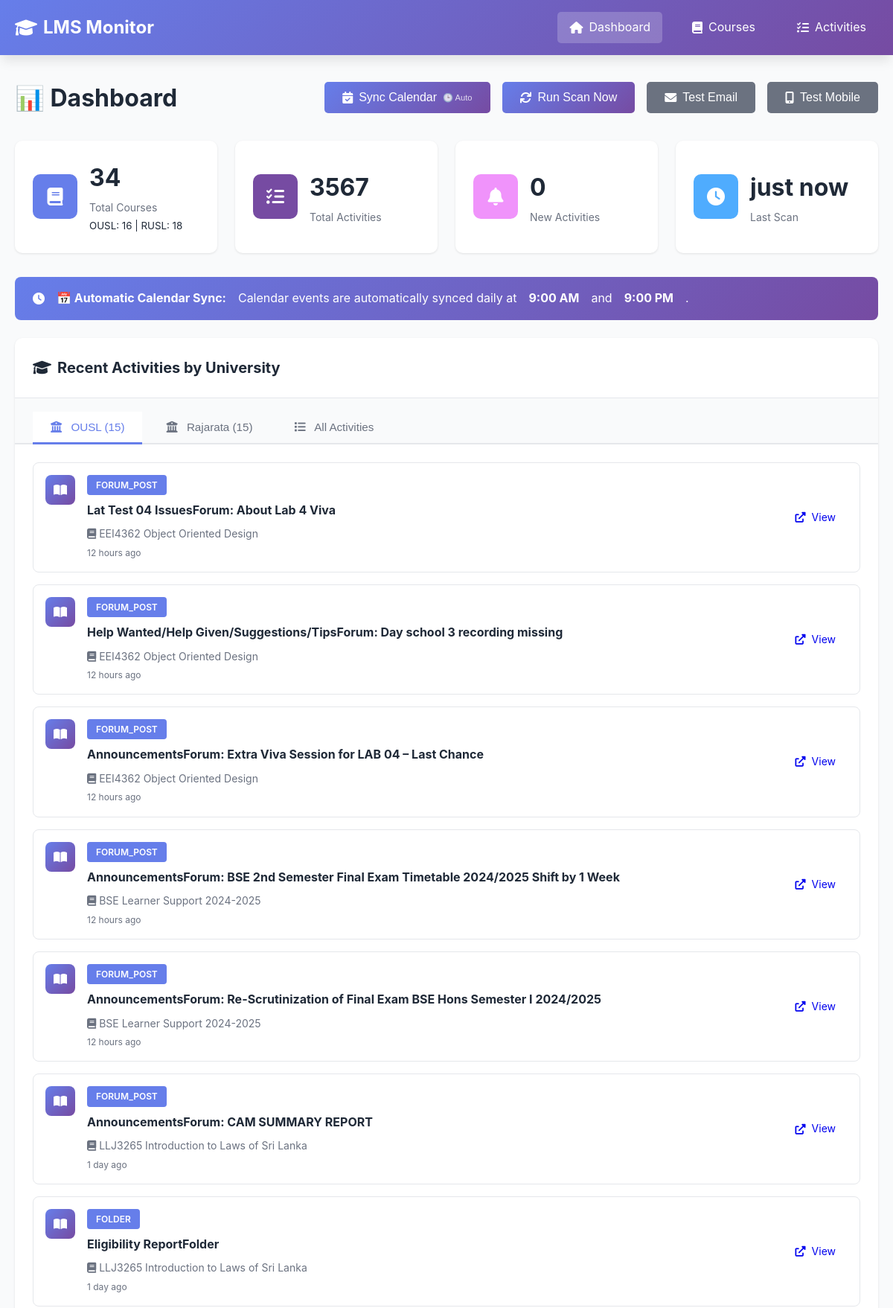
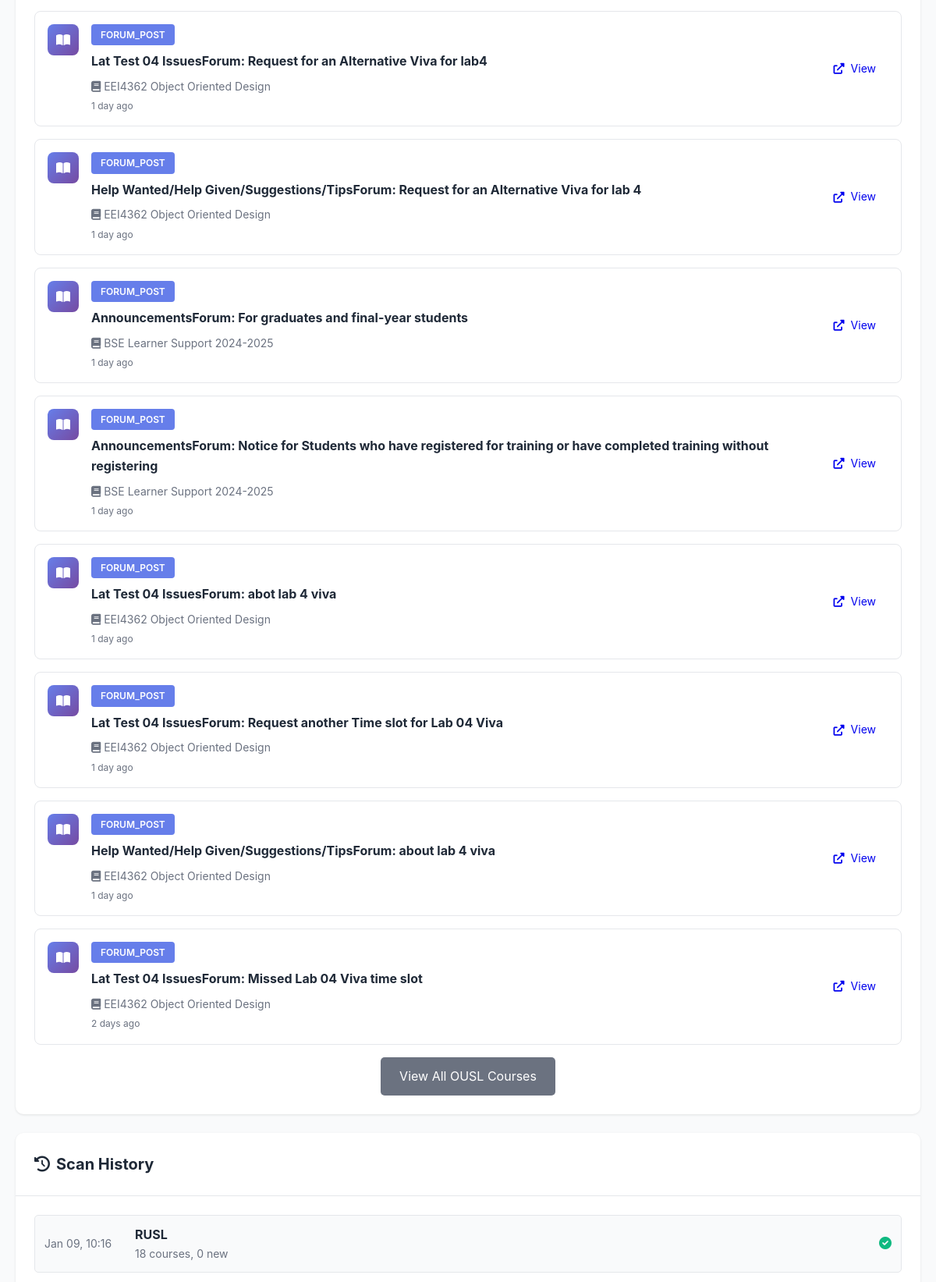
The page / (upper part) on the database its author committed (2 pictures, top to bottom).
### tables this page shows
CREATE TABLE scan_history (
                id INTEGER PRIMARY KEY AUTOINCREMENT,
                lms_name TEXT NOT NULL,
                scan_time TIMESTAMP DEFAULT CURRENT_TIMESTAMP,
                courses_found INTEGER,
                activities_found INTEGER,
                new_activities INTEGER,
                status TEXT,
                error_message TEXT
            );

CREATE TABLE activities (
                id INTEGER PRIMARY KEY AUTOINCREMENT,
                activity_id TEXT UNIQUE NOT NULL,
                course_id TEXT NOT NULL,
                activity_type TEXT NOT NULL,
                title TEXT NOT NULL,
                description TEXT,
                url TEXT,
                deadline TIMESTAMP,
                first_seen TIMESTAMP DEFAULT CURRENT_TIMESTAMP,
                is_new BOOLEAN DEFAULT 1,
                metadata TEXT,
                FOREIGN KEY (course_id) REFERENCES courses(course_id)
            );

CREATE TABLE courses (
                id INTEGER PRIMARY KEY AUTOINCREMENT,
                course_id TEXT UNIQUE NOT NULL,
                lms_name TEXT NOT NULL,
                course_name TEXT NOT NULL,
                course_url TEXT,
                first_seen TIMESTAMP DEFAULT CURRENT_TIMESTAMP,
                last_checked TIMESTAMP DEFAULT CURRENT_TIMESTAMP
            );

### app.py (the view, shortened to what this page needs)
@app.route('/')
def index():
    stats = db.get_stats()
    recent_activities = db.get_recent_activities(limit=20)
    scan_history = db.get_scan_history(limit=10)
    ousl_activities = db.get_activities_by_lms('OUSL', limit=15)
    rusl_activities = db.get_activities_by_lms('RUSL', limit=15)
    upcoming_deadlines = db.get_all_upcoming_deadlines(days_ahead=365)
    import re
    is_render = os.getenv('RENDER') is not None or os.getenv('RAILWAY_ENVIRONMENT') is not None
    return render_template('index.html',
                          stats=stats,
                          recent_activities=recent_activities,
                          ousl_activities=ousl_activities,
                          rusl_activities=rusl_activities,
                          upcoming_deadlines=upcoming_deadlines,
                          scan_history=scan_history,
                          is_render=is_render)

### app.py (called while the page is built)
@app.template_filter('datetime')
def format_datetime(value, format='%Y-%m-%d %H:%M:%S'):
    if value is None:
        return ''
    if isinstance(value, str):
        try:
            value = datetime.fromisoformat(value.replace('Z', '+00:00'))
        except:
            return value
    if value.tzinfo is None:
        from datetime import timezone
        value = value.replace(tzinfo=timezone.utc)
    from datetime import timezone, timedelta
    colombo_tz = timezone(timedelta(hours=5, minutes=30))
    local_time = value.astimezone(colombo_tz)
    return local_time.strftime(format)

### database.py (called while the page is built)
    def get_connection(self):
        return sqlite3.connect(self.db_path)

    def get_recent_activities(self, limit: int = 50) -> List[Dict[str, Any]]:
        conn = self.get_connection()
        cursor = conn.cursor()
        cursor.execute("""
            SELECT
                a.activity_id,
                a.activity_type,
                a.title,
                a.description,
                a.url,
                a.deadline,
                a.first_seen,
                a.is_new,
                c.course_name,
                c.lms_name
            FROM activities a
            JOIN courses c ON a.course_id = c.course_id
            ORDER BY a.first_seen DESC
            LIMIT ?
        """, (limit,))
        columns = [desc[0] for desc in cursor.description]
        activities = [dict(zip(columns, row)) for row in cursor.fetchall()]
        conn.close()
        return activities

    def get_activities_by_lms(self, lms_name: str, limit: int = 20) -> List[Dict[str, Any]]:
        conn = self.get_connection()
        cursor = conn.cursor()
        cursor.execute("""
            SELECT
                a.activity_id,
                a.activity_type,
                a.title,
                a.description,
                a.url,
                a.deadline,
                a.first_seen,
                a.is_new,
                c.course_name,
                c.lms_name
            FROM activities a
            JOIN courses c ON a.course_id = c.course_id
            WHERE c.lms_name = ?
            ORDER BY a.first_seen DESC
            LIMIT ?
        """, (lms_name, limit))
        columns = [desc[0] for desc in cursor.description]
        activities = [dict(zip(columns, row)) for row in cursor.fetchall()]
        conn.close()
        return activities

### templates/index.html (shortened to what this page needs)
{% extends "base.html" %}  {% block content %}
<div class="dashboard">
  <div class="page-header">
    <h1>📊 Dashboard</h1>
    <div class="actions">
      <button
        onclick="syncCalendar()"
        class="btn btn-primary"
        title="Auto-syncs daily at 9 AM & 9 PM"
      >
        <i class="fas fa-calendar-check"></i> Sync Calendar
        <span style="font-size: 0.7em; opacity: 0.8">🕒 Auto</span>
      </button>
      {% if is_render %}
      <button class="btn btn-secondary" disabled title="Scanning is automated via GitHub Actions (runs twice daily)">
        <i class="fas fa-sync"></i> Auto Scan (GitHub Actions)
      </button>
      {% else %}
      <button onclick="triggerScan()" class="btn btn-primary">
        <i class="fas fa-sync"></i> Run Scan Now
      </button>
      {% endif %}
      <button onclick="testEmail()" class="btn btn-secondary">
        <i class="fas fa-envelope"></i> Test Email
      </button>
      <button onclick="testNtfy()" class="btn btn-secondary">
        <i class="fas fa-mobile-alt"></i> Test Mobile
      </button>
    </div>
  </div>
  <div class="stats-grid">
    <div class="stat-card">
      <div class="stat-icon" style="background: #667eea">
        <i class="fas fa-book"></i>
      </div>
      <div class="stat-content">
        <h3>{{ stats.total_courses }}</h3>
        <p>Total Courses</p>
        <small
          >OUSL: {{ stats.ousl_courses }} | RUSL: {{ stats.rusl_courses
          }}</small
        >
      </div>
    </div>
    <div class="stat-card">
      <div class="stat-icon" style="background: #764ba2">
        <i class="fas fa-tasks"></i>
      </div>
      <div class="stat-content">
        <h3>{{ stats.total_activities }}</h3>
        <p>Total Activities</p>
      </div>
    </div>
    <div class="stat-card">
      <div class="stat-icon" style="background: #f093fb">
        <i class="fas fa-bell"></i>
      </div>
      <div class="stat-content">
        <h3 id="new-activities-count">{{ stats.new_activities }}</h3>
        <p>New Activities</p>
      </div>
    </div>
    <div class="stat-card">
      <div class="stat-icon" style="background: #4facfe">
        <i class="fas fa-clock"></i>
      </div>
      <div class="stat-content">
        <h3>
          {{ stats.last_scan_time|timeago if stats.last_scan_time else 'Never'
          }}
        </h3>
        <p>Last Scan</p>
      </div>
    </div>
  </div>
  <div
    class="alert alert-success"
    style="
      background: linear-gradient(135deg, #667eea 0%, #764ba2 100%);
      color: white;
      border: none;
    "
  >
    <i class="fas fa-clock"></i>
    <strong>📅 Automatic Calendar Sync:</strong> Calendar events are
    automatically synced daily at <strong>9:00 AM</strong> and
    <strong>9:00 PM</strong>.
  </div>
  <div class="card">
    <div class="card-header">
      <h2>
        <i class="fas fa-graduation-cap"></i> Recent Activities by University
      </h2>
    </div>
    <div class="tabs">
      <button class="tab-button active" onclick="openTab(event, 'ousl')">
        <i class="fas fa-university"></i> OUSL ({{ ousl_activities|length }})
      </button>
      <button class="tab-button" onclick="openTab(event, 'rusl')">
        <i class="fas fa-university"></i> Rajarata ({{ rusl_activities|length
        }})
      </button>
      <button class="tab-button" onclick="openTab(event, 'all')">
        <i class="fas fa-list"></i> All Activities
      </button>
    </div>
    <div id="ousl" class="tab-content active">
      <div class="card-body">
        {% if ousl_activities %}
        <div class="activity-list">
          {% for activity in ousl_activities %}
          <div class="activity-item {% if activity.is_new %}new{% endif %}">
            <div class="activity-icon">
              {% if activity.activity_type == 'assign' %}
              <i class="fas fa-file-alt"></i>
              {% elif activity.activity_type == 'quiz' %}
              <i class="fas fa-question-circle"></i>
              {% elif activity.activity_type == 'resource' %}
              <i class="fas fa-file"></i>
              {% elif activity.activity_type == 'forum' %}
              <i class="fas fa-comments"></i>
              {% else %}
              <i class="fas fa-book-open"></i>
              {% endif %}
            </div>
            <div class="activity-content">
              <div class="activity-header">
                <span class="activity-type">{{ activity.activity_type }}</span>
              </div>
              <h4>{{ activity.title }}</h4>
              <p class="activity-course">
                <i class="fas fa-book"></i> {{ activity.course_name }}
              </p>
              <p class="activity-time">{{ activity.first_seen|timeago }}</p>
            </div>
            {% if activity.url %}
            <a href="{{ activity.url }}" target="_blank" class="btn btn-small">
              <i class="fas fa-external-link-alt"></i> View
            </a>
            {% endif %}
          </div>
          {% endfor %}
        </div>
        <div style="text-align: center; margin-top: 1rem">
          <a href="/courses?lms=OUSL" class="btn btn-secondary"
            >View All OUSL Courses</a
          >
        </div>
        {% else %}
        <p class="empty-state">
          No OUSL activities found yet. Run a scan to get started!
        </p>
        {% endif %}
      </div>
    </div>
  </div>
  <div class="card">
    <div class="card-header">
      <h2><i class="fas fa-history"></i> Scan History</h2>
    </div>
    <div class="card-body">
      {% if scan_history %}
      <div class="scan-history">
        {% for scan in scan_history %}
        <div class="scan-item">
          <div class="scan-time">
            {{ scan.scan_time|datetime('%b %d, %H:%M') }}
          </div>
          <div class="scan-info">
            <strong>{{ scan.lms_name }}</strong>
            <span class="scan-stats">
              {{ scan.courses_found }} courses, {{ scan.new_activities }} new
            </span>
          </div>
          <div class="scan-status">
            {% if scan.status == 'success' %}
            <span class="status-success"
              ><i class="fas fa-check-circle"></i
            ></span>
            {% else %}
            <span class="status-error"
              ><i class="fas fa-times-circle"></i
            ></span>
            {% endif %}
          </div>
        </div>
        {% endfor %}
      </div>
      {% else %}
      <p class="empty-state">No scan history yet.</p>
      {% endif %}
    </div>
  </div>
</div>
{% endblock %}

### rows shown on the page
scan_history: last_scan_time "just now", scan_time "Jan 09, 10:16", lms_name "RUSL", courses_found "18", new_activities "0", status "success" (drawn)
activities: activity_type "FORUM_POST", title "Lat Test 04 IssuesForum: About Lab 4 Viva", course_name "EEI4362 Object Oriented Design", first_seen "12 hours ago"
activities: activity_type "FORUM_POST", title "Help Wanted/Help Given/Suggestions/TipsForum: Day school 3 recording missing", course_name "EEI4362 Object Oriented Design", first_seen "12 hours ago"
activities: activity_type "FORUM_POST", title "AnnouncementsForum: Extra Viva Session for LAB 04 – Last Chance", course_name "EEI4362 Object Oriented Design", first_seen "12 hours ago"
activities: activity_type "FORUM_POST", title "AnnouncementsForum: BSE 2nd Semester Final Exam Timetable 2024/2025 Shift by 1 Week", course_name "BSE Learner Support 2024-2025", first_seen "12 hours ago"
activities: activity_type "FORUM_POST", title "AnnouncementsForum: Re-Scrutinization of Final Exam BSE Hons Semester I 2024/2025", course_name "BSE Learner Support 2024-2025", first_seen "12 hours ago"
activities: activity_type "FORUM_POST", title "AnnouncementsForum: CAM SUMMARY REPORT", course_name "LLJ3265 Introduction to Laws of Sri Lanka", first_seen "1 day ago"
activities: activity_type "FOLDER", title "Eligibility ReportFolder", course_name "LLJ3265 Introduction to Laws of Sri Lanka", first_seen "1 day ago"
activities: activity_type "FORUM_POST", title "Lat Test 04 IssuesForum: Request for an Alternative Viva for lab4", course_name "EEI4362 Object Oriented Design", first_seen "1 day ago"
activities: activity_type "FORUM_POST", title "Help Wanted/Help Given/Suggestions/TipsForum: Request for an Alternative Viva for lab 4", course_name "EEI4362 Object Oriented Design", first_seen "1 day ago"
activities: activity_type "FORUM_POST", title "AnnouncementsForum: For graduates and final-year students", course_name "BSE Learner Support 2024-2025", first_seen "1 day ago"
activities: activity_type "FORUM_POST", title "AnnouncementsForum: Notice for Students who have registered for training or have completed training without registering", course_name "BSE Learner Support 2024-2025", first_seen "1 day ago"
activities: activity_type "FORUM_POST", title "Lat Test 04 IssuesForum: abot lab 4 viva", course_name "EEI4362 Object Oriented Design", first_seen "1 day ago"
activities: activity_type "FORUM_POST", title "Lat Test 04 IssuesForum: Request another Time slot for Lab 04 Viva", course_name "EEI4362 Object Oriented Design", first_seen "1 day ago"
activities: activity_type "FORUM_POST", title "Help Wanted/Help Given/Suggestions/TipsForum: about lab 4 viva", course_name "EEI4362 Object Oriented Design", first_seen "1 day ago"
activities: activity_type "FORUM_POST", title "Lat Test 04 IssuesForum: Missed Lab 04 Viva time slot", course_name "EEI4362 Object Oriented Design", first_seen "2 days ago"

### other values the page prints
{{ stats.total_courses }} "34"
{{ stats.ousl_courses }} "16"
{{ stats.rusl_courses }} "18"
{{ stats.total_activities }} "3567"
{{ stats.new_activities }} "0"
{{ ousl_activities|length }} "15"
{{ rusl_activities|length }} "15"
